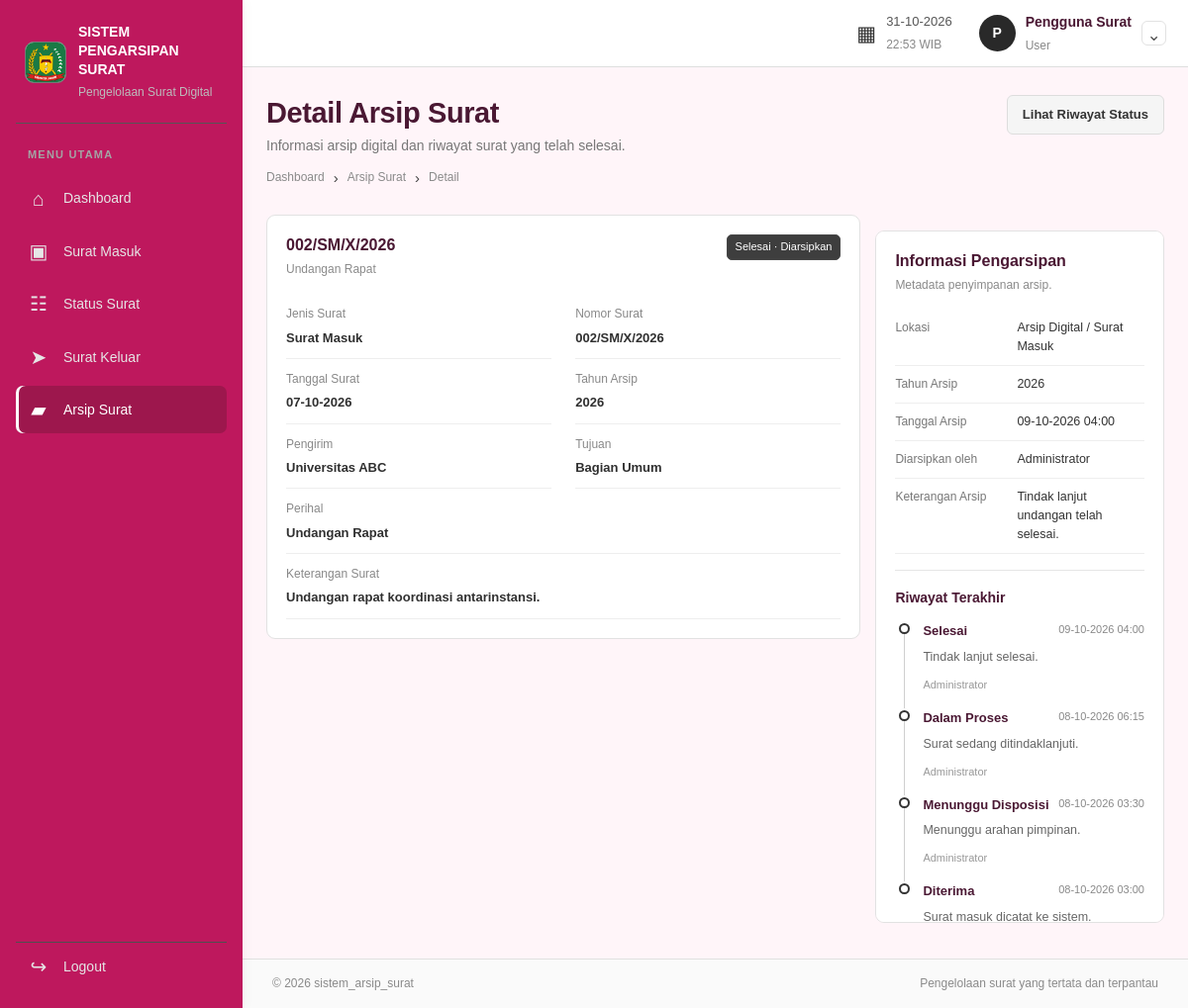
The app's page /user/arsip_surat/detail.php?id=2 (signed in) with its own data.
### tables this page shows
CREATE TABLE `arsip_surat` (
  `id` bigint(20) UNSIGNED NOT NULL,
  `surat_id` int(10) UNSIGNED NOT NULL,
  `tahun_arsip` year(4) NOT NULL,
  `lokasi_arsip` varchar(180) NOT NULL DEFAULT 'Arsip Digital',
  `keterangan` varchar(500) DEFAULT NULL,
  `archived_by` int(10) UNSIGNED NOT NULL,
  `archived_at` timestamp NOT NULL DEFAULT current_timestamp()
);

CREATE TABLE `surat` (
  `id` int(10) UNSIGNED NOT NULL,
  `jenis_surat` enum('Masuk','Keluar') NOT NULL,
  `nomor_surat` varchar(100) NOT NULL,
  `tanggal_surat` date NOT NULL,
  `tanggal_diterima` date DEFAULT NULL,
  `pengirim` varchar(200) NOT NULL DEFAULT '',
  `tujuan` varchar(200) NOT NULL DEFAULT '',
  `perihal` varchar(250) NOT NULL,
  `deskripsi` text DEFAULT NULL,
  `uploaded_file` varchar(255) DEFAULT NULL,
  `status` varchar(40) NOT NULL,
  `created_by` int(10) UNSIGNED NOT NULL,
  `updated_by` int(10) UNSIGNED DEFAULT NULL,
  `created_at` timestamp NOT NULL DEFAULT current_timestamp(),
  `updated_at` timestamp NOT NULL DEFAULT current_timestamp() ON UPDATE current_timestamp()
);

CREATE TABLE `users` (
  `id` int(10) UNSIGNED NOT NULL,
  `nama` varchar(120) NOT NULL,
  `username` varchar(60) NOT NULL,
  `password_hash` varchar(255) NOT NULL,
  `role` enum('Admin','User') NOT NULL DEFAULT 'User',
  `is_active` tinyint(1) NOT NULL DEFAULT 1,
  `created_at` timestamp NOT NULL DEFAULT current_timestamp()
);

CREATE TABLE `surat_status_logs` (
  `id` bigint(20) UNSIGNED NOT NULL,
  `surat_id` int(10) UNSIGNED NOT NULL,
  `status_lama` varchar(40) DEFAULT NULL,
  `status_baru` varchar(40) NOT NULL,
  `catatan` varchar(500) DEFAULT NULL,
  `changed_by` int(10) UNSIGNED NOT NULL,
  `changed_at` timestamp NOT NULL DEFAULT current_timestamp()
);

### user/arsip_surat/detail.php (the view, shortened to what this page needs)
<?php
require_once __DIR__ . '/../../include/auth_user.php';
$role='User';$area='user';$activeMenu='arsip';$pageTitle='Detail Arsip Surat';$id=max(0,(int)($_GET['id']??0));
$stmt=$conn->prepare("SELECT a.id AS archive_id,a.tahun_arsip,a.lokasi_arsip,a.keterangan AS keterangan_arsip,a.archived_at, u.nama AS pengarsip, s.* FROM arsip_surat a JOIN surat s ON s.id=a.surat_id JOIN users u ON u.id=a.archived_by WHERE s.id=? AND s.status='Selesai' LIMIT 1");$stmt->bind_param('i',$id);$stmt->execute();$row=$stmt->get_result()->fetch_assoc();$stmt->close();
$logsStmt=$conn->prepare('SELECT l.*,u.nama AS pengubah FROM surat_status_logs l JOIN users u ON u.id=l.changed_by WHERE l.surat_id=? ORDER BY l.changed_at DESC,l.id DESC');$logsStmt->bind_param('i',$id);$logsStmt->execute();$logs=$logsStmt->get_result();
require __DIR__ . '/../../include/header.php';
?>
<div class="page-heading"><div><h1>Detail Arsip Surat</h1><p>Informasi arsip digital dan riwayat surat yang telah selesai.</p><div class="breadcrumbs"><a href="<?= BASE_URL ?>/<?= $area ?>/dashboard.php">Dashboard</a><span>›</span><a href="<?= BASE_URL ?>/<?= $area ?>/arsip_surat/index.php">Arsip Surat</a><span>›</span>Detail</div></div><a class="button button-light" href="<?= BASE_URL ?>/<?= $area ?>/status_surat/detail.php?id=<?= $id ?>">Lihat Riwayat Status</a></div>
<div class="archive-layout"><section class="panel"><div class="panel-heading"><div><h2><?= htmlspecialchars($row['nomor_surat'],ENT_QUOTES,'UTF-8') ?></h2><p><?= htmlspecialchars($row['perihal'],ENT_QUOTES,'UTF-8') ?></p></div><span class="status-badge status-done">Selesai · Diarsipkan</span></div><dl class="detail-list"><div><dt>Jenis Surat</dt><dd><?= $row['jenis_surat']==='Masuk'?'Surat Masuk':'Surat Keluar' ?></dd></div><div><dt>Nomor Surat</dt><dd><?= htmlspecialchars($row['nomor_surat'],ENT_QUOTES,'UTF-8') ?></dd></div><div><dt>Tanggal Surat</dt><dd><?= date('d-m-Y',strtotime($row['tanggal_surat'])) ?></dd></div><div><dt>Tahun Arsip</dt><dd><?= (int)$row['tahun_arsip'] ?></dd></div><div><dt>Pengirim</dt><dd><?= htmlspecialchars($row['pengirim']?:'-',ENT_QUOTES,'UTF-8') ?></dd></div><div><dt>Tujuan</dt><dd><?= htmlspecialchars($row['tujuan']?:'-',ENT_QUOTES,'UTF-8') ?></dd></div><div class="full-span"><dt>Perihal</dt><dd><?= htmlspecialchars($row['perihal'],ENT_QUOTES,'UTF-8') ?></dd></div><div class="full-span"><dt>Keterangan Surat</dt><dd><?= nl2br(htmlspecialchars($row['deskripsi']?:'-',ENT_QUOTES,'UTF-8')) ?></dd></div></dl><?php if(!empty($row['uploaded_file'])): ?><div class="file-card"><span class="file-symbol">FILE</span><div><strong>Lampiran surat</strong><small>Disimpan sebagai lampiran digital</small></div><div class="file-actions"><a class="button button-light" href="<?= BASE_URL ?>/proses/file_surat.php?id=<?= $id ?>&mode=view">Lihat</a><a class="button button-dark" href="<?= BASE_URL ?>/proses/file_surat.php?id=<?= $id ?>&mode=download">Unduh</a></div></div><?php endif; ?></section>
<aside class="panel archive-detail"><div class="panel-heading"><div><h2>Informasi Pengarsipan</h2><p>Metadata penyimpanan arsip.</p></div></div><dl class="compact-detail"><div><dt>Lokasi</dt><dd><?= htmlspecialchars($row['lokasi_arsip'],ENT_QUOTES,'UTF-8') ?></dd></div><div><dt>Tahun Arsip</dt><dd><?= (int)$row['tahun_arsip'] ?></dd></div><div><dt>Tanggal Arsip</dt><dd><?= date('d-m-Y H:i',strtotime($row['archived_at'])) ?></dd></div><div><dt>Diarsipkan oleh</dt><dd><?= htmlspecialchars($row['pengarsip'],ENT_QUOTES,'UTF-8') ?></dd></div><div><dt>Keterangan Arsip</dt><dd><?= htmlspecialchars($row['keterangan_arsip']?:'-',ENT_QUOTES,'UTF-8') ?></dd></div></dl><hr class="section-rule"><h3 class="subheading">Riwayat Terakhir</h3><?php if($logs->num_rows>0): ?><div class="timeline compact-timeline"><?php while($log=$logs->fetch_assoc()): ?><div class="timeline-item"><span class="timeline-dot"></span><div class="timeline-content"><div class="timeline-meta"><strong><?= htmlspecialchars($log['status_baru'],ENT_QUOTES,'UTF-8') ?></strong><time><?= date('d-m-Y H:i',strtotime($log['changed_at'])) ?></time></div><?php if($log['catatan']): ?><p><?= htmlspecialchars($log['catatan'],ENT_QUOTES,'UTF-8') ?></p><?php endif; ?><small><?= htmlspecialchars($log['pengubah'],ENT_QUOTES,'UTF-8') ?></small></div></div><?php endwhile; ?></div><?php else: ?><div class="empty-state">Riwayat belum tersedia.</div><?php endif; ?></aside></div>
<?php require __DIR__ . '/../../include/footer.php'; ?>

### records on screen
arsip_surat: surat.nomor_surat "002/SM/X/2026", surat.perihal "Undangan Rapat", surat.tanggal_surat "07-10-2026", tahun_arsip "2026", surat.pengirim "Universitas ABC", surat.tujuan "Bagian Umum", surat.deskripsi "Undangan rapat koordinasi antarinstansi.", lokasi_arsip "Arsip Digital / Surat Masuk", archived_at "09-10-2026 04:00", archived_by.nama "Administrator", keterangan "Tindak lanjut undangan telah selesai."
surat_status_logs: status_baru "Selesai", changed_at "09-10-2026 04:00", catatan "Tindak lanjut selesai.", changed_by.nama "Administrator"
surat_status_logs: status_baru "Dalam Proses", changed_at "08-10-2026 06:15", catatan "Surat sedang ditindaklanjuti.", changed_by.nama "Administrator"
surat_status_logs: status_baru "Menunggu Disposisi", changed_at "08-10-2026 03:30", catatan "Menunggu arahan pimpinan.", changed_by.nama "Administrator"
surat_status_logs: status_baru "Diterima", changed_at "08-10-2026 03:00", catatan "Surat masuk dicatat ke sistem."

### other values on screen
substr($userInfo['nama'] ?? 'U', 0, 1) "P"
$userInfo['nama'] "Pengguna Surat"
$role "User"
